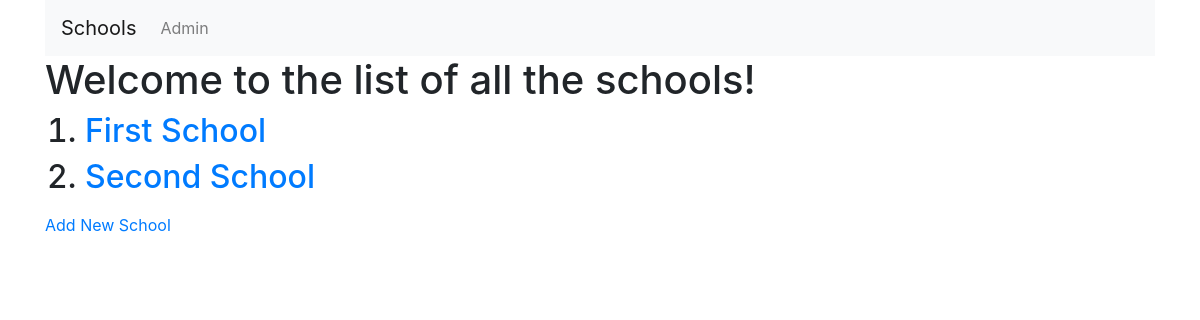
The app's page /basic_app/, older data.
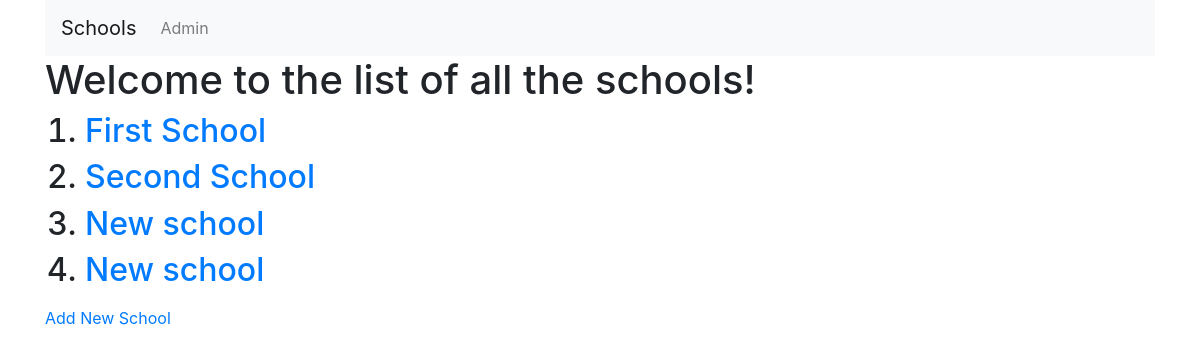
The same page, newer data.
### basic_app/models.py (models this page shows, shortened)
class School(models.Model):
    name = models.CharField(max_length=256)
    principal = models.CharField(max_length=256)
    location = models.CharField(max_length=256)

### basic_app/views.py (the view)
# urls.py: path('',views.SchoolListView.as_view(),name='list'),
class SchoolListView(ListView):
    context_object_name = 'schools'
    model = models.School

### basic_app/templates/basic_app/school_list.html
{% extends 'basic_app/basic_app_base.html' %}
{% block body_block %}
  <h1>Welcome to the list of all the schools!</h1>
  <ol>
    {% for school in schools %}
    <h2><li><a href="{{school.id}}">{{school.name}}</a></li></h2>
    {% endfor %}
  </ol>
  <a href="{% url 'basic_app:create' %}">Add New School</a>
{% endblock %}

Row changes from the older to the newer data that the page shows:
added School: name "New school"
added School: name "New school"
